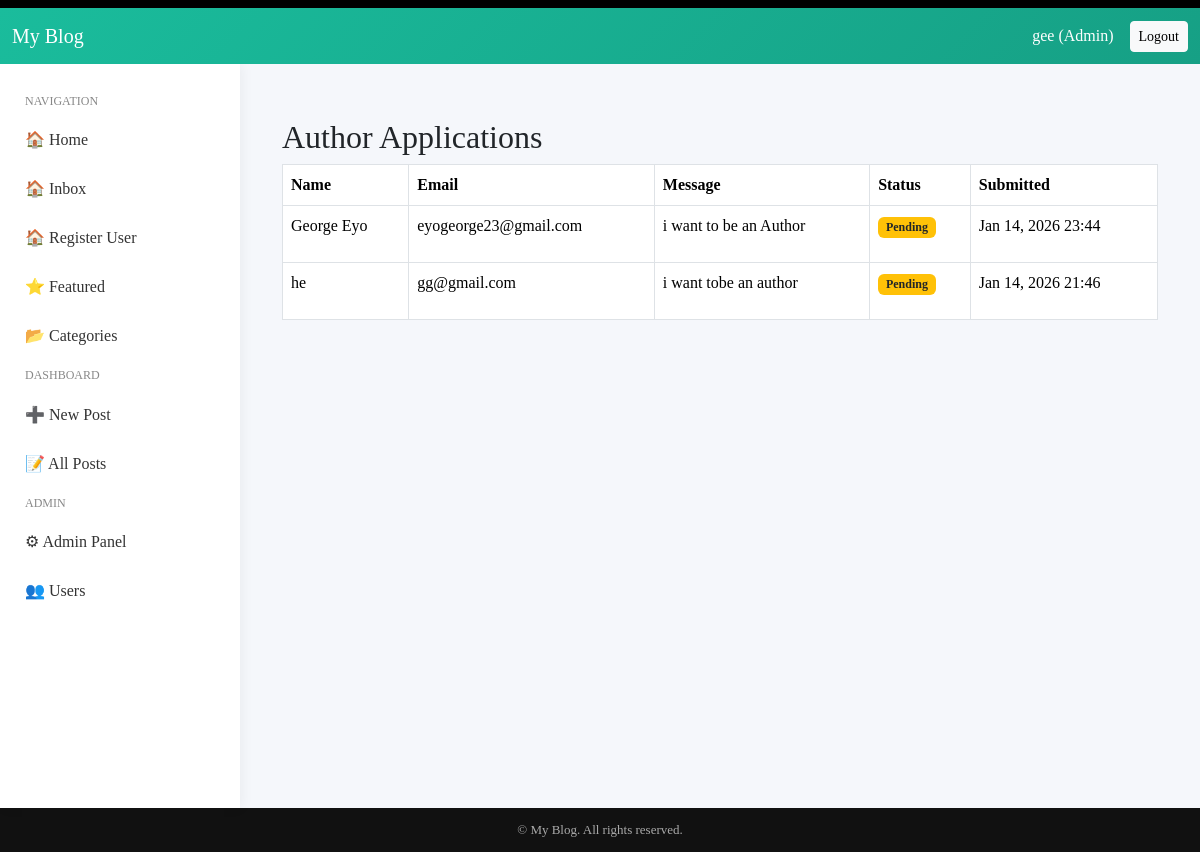
Page /dashboard/author-applications/ (signed in) on the committed database.
### blog/models.py (models this page shows, shortened)
class AuthorApplication(models.Model):
    name = models.CharField(max_length=100)
    email = models.EmailField()
    message = RichTextUploadingField()
    approved = models.BooleanField(default=False)
    created_at = models.DateTimeField(auto_now_add=True)

### blog/views.py (the view)
# urls.py: path('dashboard/author-applications/',views.author_applications,name='author_applications'),
@admin_required
def author_applications(request):
    applications = AuthorApplication.objects.all().order_by('-created_at')
    return render(
        request,
        'blog/admin_author_applications.html',
        {'applications': applications}
    )

### blog/views.py (called while the page is built)
def admin_required(view_func):
    return user_passes_test(
        lambda u: u.is_authenticated and u.is_superuser,
        login_url='login'
    )(view_func)

### blog/templates/blog/admin_author_applications.html
{% extends 'blog/base.html' %}
{% block content %}
<div class="container mt-4">
    <h2>Author Applications</h2>
    {% if applications %}
        <table class="table table-bordered">
            <thead>
                <tr>
                    <th>Name</th>
                    <th>Email</th>
                    <th>Message</th>
                    <th>Status</th>
                    <th>Submitted</th>
                </tr>
            </thead>
            <tbody>
                {% for app in applications %}
                <tr>
                    <td>{{ app.name }}</td>
                    <td>{{ app.email }}</td>
                    <td>{{ app.message|linebreaks }}</td>
                    <td>
                        {% if app.approved %}
                            <span class="badge bg-success">Approved</span>
                        {% else %}
                            <span class="badge bg-warning text-dark">Pending</span>
                        {% endif %}
                    </td>
                    <td>{{ app.created_at|date:"M d, Y H:i" }}</td>
                </tr>
                {% endfor %}
            </tbody>
        </table>
    {% else %}
        <p>No applications yet.</p>
    {% endif %}
</div>
{% endblock %}

### blog/templates/blog/base.html (shortened to what this page needs)
{% load group_filters %}
<!DOCTYPE html>
<html lang="en">
<head>
  <link rel="stylesheet" href="https://cdn.jsdelivr.net/npm/bootstrap@5.3.2/dist/css/bootstrap.min.css">
  <link rel="stylesheet" href="https://cdn.jsdelivr.net/npm/bootstrap-icons@1.11.1/font/bootstrap-icons.css">
</head>
<body>
<div class="spacer" style="height:8px;background-color: #000;"></div>
<nav class="navbar navbar-expand-lg topbar">
  <div class="container-fluid">
    <a class="navbar-brand" href="/">My Blog</a>
    <div class="ms-auto d-flex align-items-center">
      {% if user.is_authenticated %}
        <span class="me-3 text-white">
          {{ user.get_full_name|default:user.username }}
          {% if user.is_superuser %}(Admin)
          {% elif user|has_group:"Editor" %}(Editor)
          {% elif user|has_group:"Author" %}(Author)
          {% endif %}
        </span>
        <a class="btn btn-light btn-sm" href="{% url 'logout' %}">Logout</a>
      {% else %}
        <a class="btn btn-light btn-sm" href="/login/">Login</a>
      {% endif %}
    </div>
  </div>
</nav>
<div class="layout">
  <aside class="sidebar">
    <h6>Navigation</h6>
    <a href="/">🏠 Home</a>
    {% if user.is_authenticated and user.is_superuser %}
    <a href="{% url 'author_applications' %}">🏠 Inbox</a>
    {% endif %}
    {% if user.is_authenticated and user.is_superuser %}
    <a href="{% url 'admin_register_user' %}">🏠 Register User</a>
    {% endif %}
    <a href="#">⭐ Featured</a>
    <a href="{% url 'category_list' %}">📂 Categories</a>
    {% if user.is_authenticated %}
      <h6>Dashboard</h6>
      <a href="{% url 'add_post' %}">➕ New Post</a>
{% if user.is_superuser or user|has_group:"Editor" %}
      <a href="{% url 'dashboard' %}">📝 All Posts</a>
{% else %}
      <a href="{% url 'dashboard' %}">📝 My Posts</a>
{% endif %}
      {% if user.is_superuser %}
        <h6>Admin</h6>
        <a href="/admin/">⚙ Admin Panel</a>
        <a href="#">👥 Users</a>
      {% endif %}
    {% endif %}
  </aside>
  <main class="content-area">
    {% block content %}{% endblock %}
  </main>
</div>
<footer>
  &copy; {{ year }} My Blog. All rights reserved.
</footer>
</body>
</html>

### blog/templates/blog/base.html (style rules this page uses)
body { background: #f5f7fb; font-family: 'Roboto, Arial, sans-serif'; }
.topbar { background: linear-gradient(135deg, #1abc9c, #16a085); }
.topbar .navbar-brand, .topbar .nav-link { color: #fff !important; font-weight: 500; }
.layout { display: flex; min-height: calc(100vh - 56px); }
.sidebar { width: 240px; background: #ffffff; box-shadow: 2px 0 12px rgba(0,0,0,0.05); padding: 20px 10px; }
.sidebar h6 { color: #888; font-size: 12px; text-transform: uppercase; margin: 10px 15px; }
.sidebar a { display: block; padding: 10px 15px; border-radius: 10px; color: #333; text-decoration: none; margin-bottom: 5px; transition: 0.2s; }
.content-area { flex: 1; padding: 30px; }
footer { background: #111; color: #aaa; text-align: center; padding: 12px; font-size: 13px; }

### rows in the picture
AuthorApplication: name "George Eyo", email "eyogeorge23@gmail.com", message "i want to be an Author", approved "Pending", created_at "Jan 14, 2026 23:44"
AuthorApplication: name "he", email "gg@gmail.com", message "i want tobe an author", approved "Pending", created_at "Jan 14, 2026 21:46"

### other values in the picture
{{ user.get_full_name|default:user.username }} "gee"
